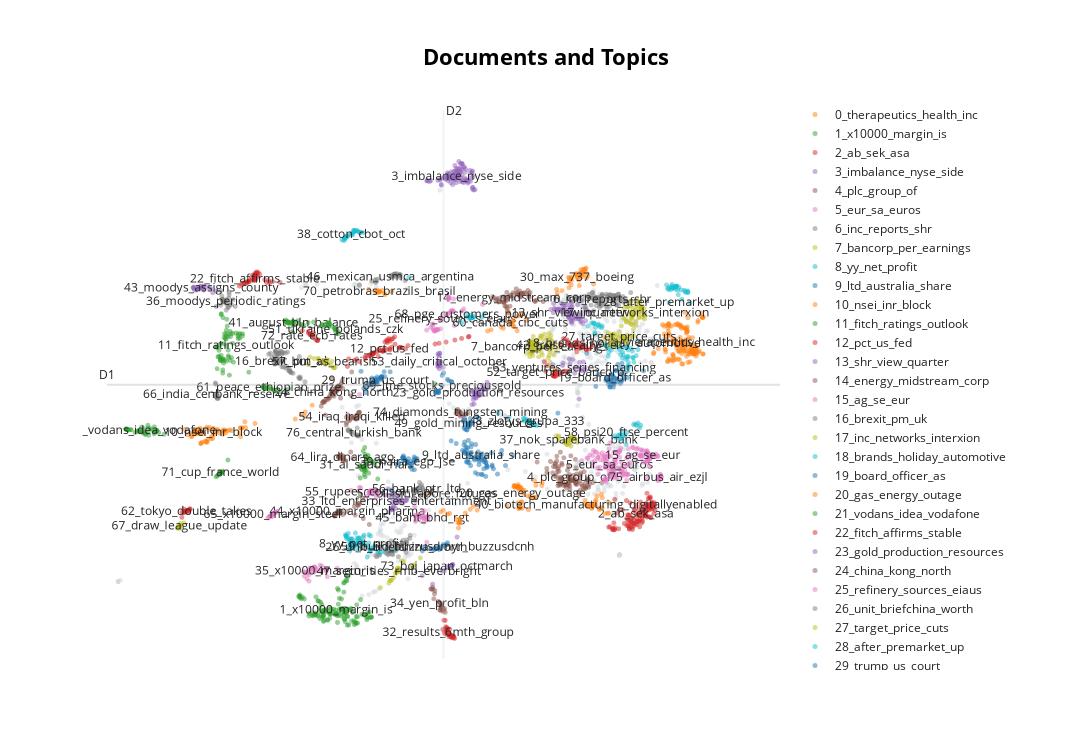

Notebook source saved alongside this figure:
### Markdown cell above
Visualize the topics and get insight into their relationships.

### Code cell
# # Prepare embeddings
sentence_model = SentenceTransformer(PATH_MODEL) # use fine-tuned model
embeddings = sentence_model.encode(docs_news, show_progress_bar=False)

# Train BERTopic
topic_model = BERTopic().fit(docs_news, embeddings)

# Reduce dimensionality of embeddings, this step is optional but much faster to perform iteratively:
reduced_embeddings = UMAP(n_neighbors=10, n_components=2, min_dist=0.3, metric='cosine', random_state=42).fit_transform(embeddings)

# Visualize topics
topic_model.visualize_documents(docs_news, reduced_embeddings=reduced_embeddings)
